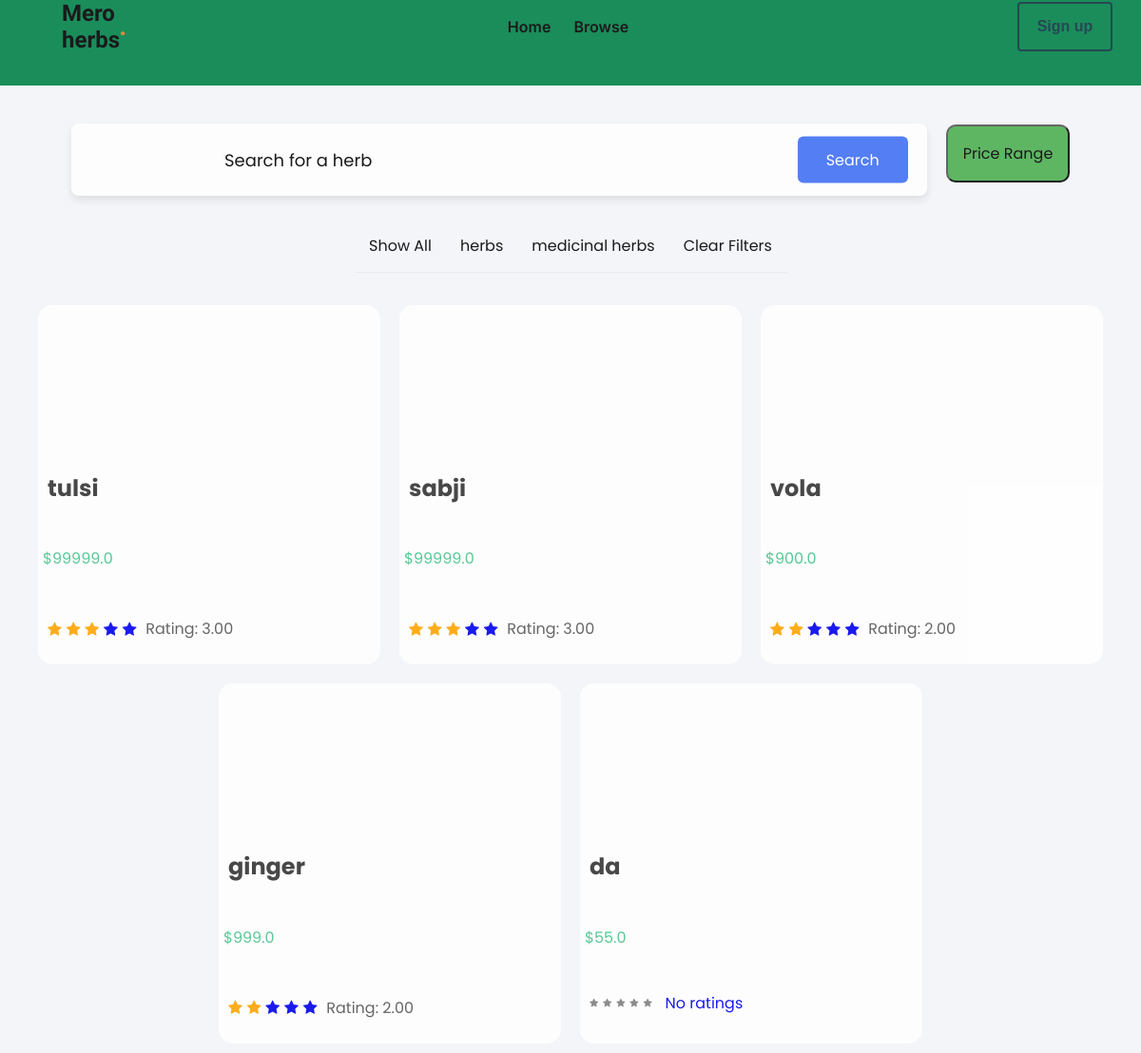
Before: /products/browse/ with the older database file.
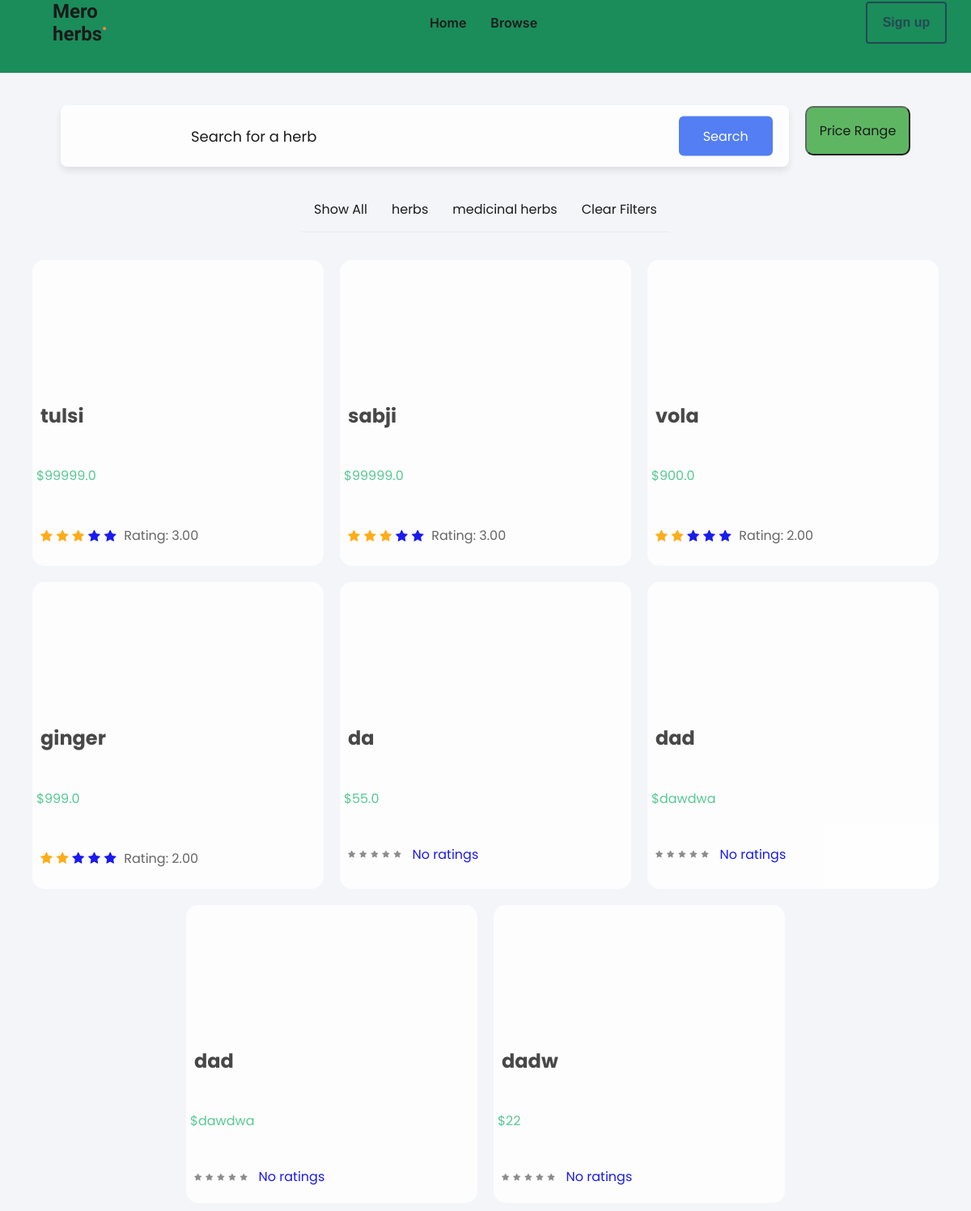
After: the same page with the newer database file.
### item/models.py (models this page shows, shortened)
class Category(models.Model):
    name = models.CharField(max_length=255)
    class Meta:
        ordering =('name',)
        verbose_name_plural='Categories'

class Item(models.Model):
    category = models.ForeignKey(Category, related_name='items', on_delete=models.CASCADE)
    name = models.CharField(max_length=255)
    scientific_name = models.CharField(max_length=255, default='')
    description = models.TextField(blank=True, null=True)
    usage_and_benefits = models.TextField(default='', blank=False, null=False)
    price = models.CharField(max_length=255)
    quantity_available = models.CharField(max_length=255)
    image = models.ImageField(upload_to='item_images', blank=True, null=True)
    is_sold = models.BooleanField(default=False)
    created_by = models.ForeignKey(User, related_name='items', on_delete=models.CASCADE)
    created_at = models.DateTimeField(auto_now_add=True)
    discount = models.DecimalField(max_digits=5, decimal_places=2, default=0)  # New field for discount
    discounted_price = models.DecimalField(max_digits=10, decimal_places=2, null=True, blank=True)
    def average_rating(self):
        avg_rating = review.objects.filter(item=self).aggregate(avg_rating=Avg('rating'))
        return avg_rating['avg_rating'] if avg_rating['avg_rating'] else 0

### item/views.py (the view, shortened to what this page needs)
# urls.py: path('browse/',views.browse,name='browse'),
def browse(request):
    query = request.GET.get('query', '')
    category_id= request.GET.get('category', 0)
    categories=Category.objects.all()
    items = Item.objects.filter(is_sold=False)
    price_min=request.GET.get('input-min',0)
    price_max=request.GET.get('input-max',0)
    for product in items:
            if product.discount > 0:
                print("discount")
                discounted_price = Decimal(product.price) * (1 - Decimal(product.discount) / 100)
                product.discounted_price = discounted_price
                print(discounted_price)
    items_with_images = []
    for product in items:
        item_image_gallery = ItemImageGallery.objects.filter(item=product).first()
        product_data = {
            'product': product,
            'image_url': item_image_gallery.images.first().image.url if item_image_gallery and item_image_gallery.images.exists() else None,
        }
        items_with_images.append(product_data)
    return render(request,'item/browse.html',{
        'items_with_images': items_with_images,
        'query': query,
        'categories': categories,
    })

### item/views.py (called while the page is built)
def is_valid_queryparam(param):
    return param != '' and param is not None and param !=0.0   #for price

### item/templates/item/browse.html (shortened to what this page needs)
<!DOCTYPE html>
{% load static %}
<html lang="en">
<head>
    <link rel="stylesheet" href="{% static 'browse.css' %}">
    <link rel="stylesheet" href="https://cdnjs.cloudflare.com/ajax/libs/font-awesome/4.7.0/css/font-awesome.min.css">
</head>
<body class="bg-gray-100 font-sans">
    {% include 'dashboard/navbar.html'%}
    <div class="maincontent">
        <div class="searchbar">
            <div class="input-box">
                <form method="get" action="{% url 'item:browse' %}" class="flex items-center w-full">
                    <input name="query" class="flex-grow py-4 px-4 sm:px-6 md:px-8 lg:px-10 xl:px-12 border rounded-xl" type="text" value="{{query}}" placeholder="Search for a herb">
                    <button class="btn">Search</button>
                </form>
            </div>
            <div class="dropdown">
                <button class="dropbtn">Price Range</button>
              </div>
        </div>
        <div class="filtercat">
            <ul>
                <li>
                    <a href="{% url 'item:browse' %}?query={{ query }}">Show All</a>
                </li>
                {% for category in categories %}
                    <li {% if category.id == category_id %} style="background-color: #f0f0f0;" {% endif %}>
                        <a href="{% url 'item:browse' %}?query={{ query }}&category={{ category.id }}">{{ category.name }}</a>
                    </li>
                {% endfor %}
                    <li>
                        <a href="{% url 'item:browse'%}" class="py-3 px-4 bg-yellow-500 text-lg rounded-xl text-white">Clear Filters</a>
                    </li>
            </ul>
        </div>
        <div class="container-card">
            {% for item in items_with_images %}
                <div class="card bg-herb-box rounded-xl mb-6">
                    <a href="{% url 'item:detail' item.product.id %}">
                        <div class="card-image" style="background-image: url('{{item.image_url}}');position: relative;">
                        </div>
                        <div style="display: flex; flex-flow: column wrap; gap: 1.2vh;">
                            <h2 class="text-xl text-black font-semibold" style="text-decoration: none;">{{ item.product.name }}</h2>
                            <p class="text-gray-500">
                              {% if item.product.discounted_price %}
                              <p style="text-decoration: none; color: hsl(152, 51%, 52%);">${{ item.product.discounted_price|floatformat:2 }}</p>
                              {% else %}
                              <p style="color: hsl(152, 51%, 52%);">${{ item.product.price }}</p>
                              {% endif %}
                            </p>
                            {% if item.product.average_rating %}
                                <div class="rating_showcase">
                                    {% for i in "12345" %}
                                        {% if i|add:"0" <= item.product.average_rating %}
                                            <i class="fa fa-star checked" id="check-star"></i>
                                        {% else %}
                                            <i class="fa fa-star" id="check-star"></i>
                                        {% endif %}
                                    {% endfor %}
                                    <p>Rating: {{ item.product.average_rating|floatformat:2 }}</p>
                                </div>
                            {% else %}
                                <div class="rating_showcase">
                                    <i class="fa fa-star" id="star"></i>
                                    <i class="fa fa-star" id="star"></i>
                                    <i class="fa fa-star" id="star"></i>
                                    <i class="fa fa-star" id="star"></i>
                                    <i class="fa fa-star" id="star"></i>
                                    &nbsp;<span>No ratings</span>
                                </div>
                            {% endif %}
                        </div>
                    </a>
                </div>
            {% endfor %}
        </div>
    </div>
</body>
</html>

### dashboard/templates/dashboard/navbar.html (shortened to what this page needs)
{% load static %}
<!DOCTYPE html>
<html lang="en">
<head>
   <link rel="stylesheet" href="{% static 'navbar.css'%}" />
</head>
<body>
   <div class="navbar">
      <div class="logo">
         Mero herbs <span style="color:#FF7426">.</span></div>
      <div class="navbar-links">
         <a href="{% url 'item:main'%}">
            Home
         </a>
         <a href="{% url 'item:browse' %}" class="Browse">
            Browse
         </a>
      </div>
      <div class="user-wrapper">
         {% if request.user.is_authenticated %}
         {% if request.user.selleraccount %}
         {% if request.user.selleraccount.image %}
         <img src="{{ request.user.selleraccount.image.url }}" class="user-icon" onclick="toggleMenu()">
         {% else %}
         <img src="{% static '/dashboard/images/user.png' %}" class="user-icon" onclick="toggleMenu()">
         {% endif %}
         {% else %}
         <img src="{% static '/dashboard/images/user.png' %}" class="user-icon" onclick="toggleMenu()">
         {% endif %}
         {% else %}
         <a href="{% url 'core:signup'%}" class="signup">
            <div class="signup-btn"> Sign up</div>
         </a>
         {% endif %}
      </div>

### item/static/browse.css (style rules this page uses)
* { margin: 0; padding: 0; box-sizing: border-box; list-style: none; text-decoration: none; font-family: 'Josefin Sans', sans-serif; font-family: "Poppins", sans-serif; }
body { background-color: #f3f5f9; display: flex; flex-flow: column wrap; gap: 2vh; align-items: center; min-height: 100vh; }
.maincontent { display: flex; flex-flow: column wrap; margin-top: 50px; }
.maincontent { width: 100vw; display: flex; justify-content: space-between; }
.maincontent .filtercat ul { list-style: none; padding: 0; margin: 0; display: flex; }
.maincontent .filtercat ul li { display: flex; align-items: center; list-style: none; padding: 15px; justify-content: center; border-bottom: 1px solid #bdb8d7; border-bottom: 1px solid rgba(0,0,0,0.05); border-top: 1px solid rgba(255,255,255,0.05); }
.maincontent .filtercat ul li a { color: black; display: block; }
.maincontent { width: 100%; display: flex; flex-flow:column wrap; gap: 3vh; align-items: center }
.searchbar { width: 100%; justify-content: center; align-items: center ; display: flex; flex-wrap: wrap; gap: 20px; }
.input-box { position: relative; height: 76px; width: 900px; background: #fff; border-radius: 8px; box-shadow: 0 5px 10px rgba(0, 0, 0, 0.1); display: flex; margin-top: 3vh; }
.input-box i, .btn { position: absolute; top: 50%; transform: translateY(-50%); }
.input-box input { height: 100%; width: 100%; outline: none; font-size: 18px; font-weight: 400; border: none; padding: 0 155px 0 65px; background-color: transparent; }
.btn { right: 20px; font-size: 16px; font-weight: 400; color: #fff; border: none; padding: 12px 30px; border-radius: 6px; background-color: #4070f4; cursor: pointer; align-items: center; }
.container-card { display: flex; justify-content: center; flex-wrap: wrap; }
.card { background-color: white; width: 360px; margin: 10px; border-radius: 15px; overflow: hidden; transition: box-shadow 0.3s; }
.card-image { height: 150px; margin-bottom: 15px; background-size: cover; border-radius: 15px 15px 0 0; }
.card h2 { padding: 10px; gap: 10px; color: #333; }
.card p { padding: 5px; color: #555; text-align: left; }
.rating_showcase { display: flex; flex-flow: row wrap; align-items: center; gap: .3rem; margin-bottom: 10px; padding: 10px; }
.checked { color: #ffcc00; font-size: 16px; }
.dropdown { position: relative; margin-top: 10px; }
.dropbtn { background-color: #4CAF50; color:black; padding: 16px; font-size: 16px; border-radius: 10px; }

### dashboard/static/navbar.css (style rules this page uses)
.navbar { width: 100%; height: 90px; display: flex ; flex-flow: row wrap; z-index: 100; background-color: #008148; opacity: 89%; align-items: center; justify-content: space-between; position: relative; }
.navbar-links { display: flex; align-items: center; gap:2vmax; text-decoration: none; color: black; }
.navbar-links a { text-decoration: none; color: black; font-family: Inter, sans-serif; font-weight: 600; font-size: 16px; }
.navbar .logo { display: flex ; font-weight: 600; font-family: Lobster, sans-serif; font-size: 24px; color: black; margin-left: 65px; width: 60px; align-items: center; justify-content: left; }
::placeholder { text-align: center; color: black; }
.user-wrapper { display: flex; }
.signup-btn { width: 100px; display: flex; background-color: transparent; border-radius: 0.25rem; border: 0.125rem solid #0d333f; color: #0d333f; min-height: unset; height: 3.25rem; padding: 0 0.75rem; font-size: 1rem; font-weight: 600; font-family: 'AvenirNext forINTUIT', Helvetica, sans-serif; cursor: pointer; margin-right: 30px; align-items: center; justify-content: center; outline: none; transition: all 0.5s cubic-bezier(0.35, 0, 0.25, 1); }
.signup { text-decoration: none; }

### item/templates/item/browse.html (style rules this page uses)
.checked { color: orange; }
#star { font-size: 10px; color:grey; }
#check-star { font-size: 16px; }

Changed rows visible on the page:
added Item: product.name "dad", product.price "dawdwa", shows "No ratings"
added Item: product.name "dad", product.price "dawdwa", shows "No ratings"
added Item: product.name "dadw", product.price "22", shows "No ratings"
